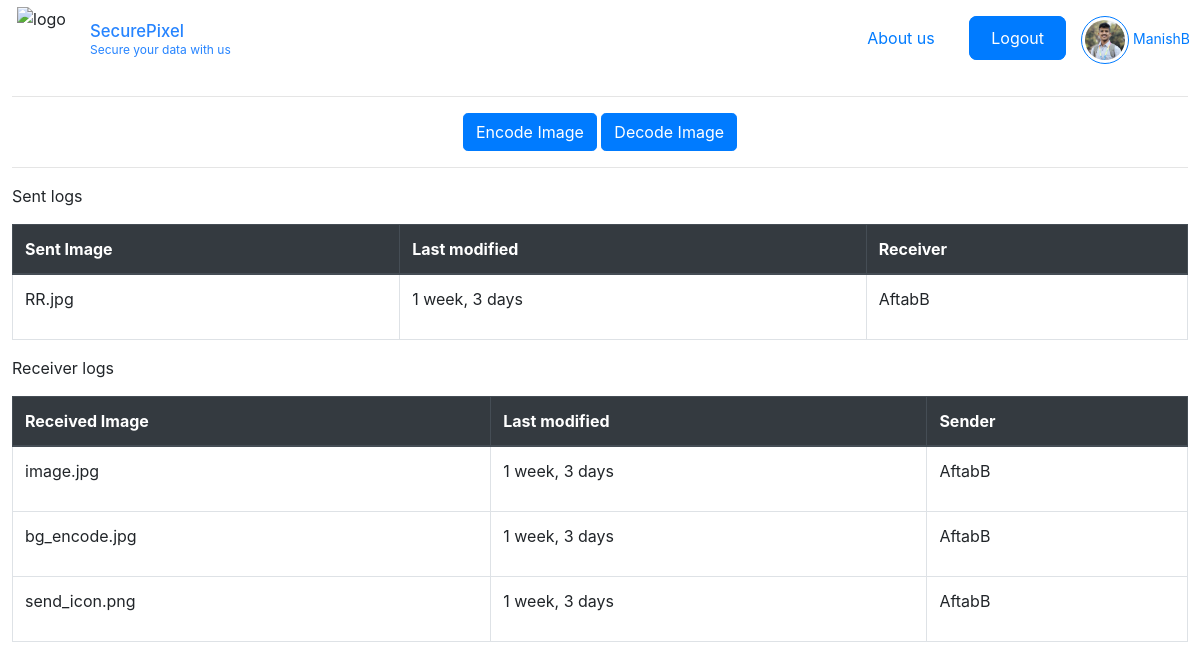
The page /landing/ (signed in) on the database its author committed.
### base/models.py (models this page shows, shortened)
class UserRegistration(models.Model):
    user = models.OneToOneField(User, on_delete=models.CASCADE)
    email = models.CharField(max_length=128, null=True)
    profile_picture = models.ImageField(upload_to='profile_pictures/', null=True, blank=True)

class steganography(models.Model):
    sender = models.ForeignKey(User, on_delete=models.CASCADE, related_name='sent_steg')
    receiver = models.ForeignKey(User, on_delete=models.CASCADE, related_name='received_Steg')
    image = models.ImageField(upload_to='originalImages/')
    message = models.TextField()
    dest = models.CharField(max_length=128)
    created = models.DateTimeField(auto_now_add=True)
    updated = models.DateTimeField(auto_now=True)
    encoded_img = models.ImageField(null=True, blank=True, upload_to='stegoImages/')

### base/views.py (the view)
# urls.py: path('landing/', views.userLanding, name = 'landing')
def userLanding(request):
    user = request.user
    sent_records = steganography.objects.filter(sender=user).order_by('-created')
    records_found_s = any(request.user == record.sender for record in sent_records)
    receiver_records = steganography.objects.filter(receiver=user).order_by('-created')
    records_found_r = any(request.user == record.receiver for record in receiver_records)
    for record in sent_records:
        record.image_name = record.image.url.split("/")[-1]
    for record in receiver_records:
        record.image_name = record.image.url.split("/")[-1]
    return render(request, 'base/userLanding.html', {'sent_records': sent_records, 'receiver_records': receiver_records, 'records_found_r': records_found_r, 'records_found_s': records_found_s })

### base/templates/base/userLanding.html (shortened to what this page needs)
{% extends 'main.html' %} {% block content %}
<div style="margin:1%">
  <hr>
  <div class="text-center">
    <a href="{% url 'encode-img' %}" class="btn btn-primary rounded-lg">Encode Image</a>
    <a href="{% url 'decode-img' %}" class="btn btn-primary rounded-lg">Decode Image</a>
  </div>
  <hr>
  <p>Sent logs</p>
  <table class="table table-bordered">
    <thead class="thead-dark">
      <tr>
        <th>Sent Image</th>
        <th>Last modified</th>
        <th>Receiver</th>
      </tr>
    </thead>
    <tbody>
      {% for record in sent_records %}
        {% if request.user == record.sender %}
          <tr>
            <td>{{ record.image_name }}</td>
            <td>
              <p>{{ record.updated | timesince}}</p>
            </td>
            <td>
              <p>{{ record.receiver }}</p>
            </td>
          </tr>
        {% endif %}
      {% endfor %}
    </tbody>
  </table>
  <p>Receiver logs</p>
  <table class="table table-bordered">
    <thead class="thead-dark">
      <tr>
        <th>Received Image</th>
        <th>Last modified</th>
        <th>Sender</th>
      </tr>
    </thead>
    <tbody>
      {% for record in receiver_records %}
        {% if request.user == record.receiver %}
          <tr>
            <td>{{ record.image_name }}</td>
            <td>
              <p>{{ record.updated | timesince}}</p>
            </td>
            <td>
              <p>{{ record.sender }}</p>
            </td>
          </tr>
        {% endif %}
      {% endfor %}
    </tbody>
  </table>
</div>
{% endblock content %}

### templates/navbar.html (shortened to what this page needs)
<!-- <a href="/">
    <h1>SecurePixel</h1>
</a>
{% load static %} -->
<div class="header">
    <div class="logoAndName">
      <img
        class="logo"
        src="https://res.cloudinary.com/dzy2zn0mz/image/upload/v1698769946/SecurePixel/Images/logo.png"
        alt="logo"
      />
      <div class="title">
        <a href="/"><h3>SecurePixel</h3></a>
        <span>Secure your data with us</span>
      </div>
    </div>
    <div class="links">
      <nav>
            {% if user.is_authenticated %}
                <a href="https://www.google.com" target id="about">About us</a>
                <a href="{% url 'logout' %}" target id="sign">Logout</a>
                {% if user.userregistration.profile_picture %}
                <a href="{% url 'landing' %}" target id="profile">
                    <div class="profile-box">
                      <img src="{{user.userregistration.profile_picture.url }}" alt="Profile Image" class="profile-image" />
                    </div>
                    <small>{{user.username}}</small>
                {% else %}
                    <img src="https://res.cloudinary.com/dzy2zn0mz/image/upload/v1698769945/SecurePixel/Images/profile.png" alt="Profile Image" class="profile-image" />
                {% endif %}
                </a>
            {% else %}
                <a href="https://www.google.com" target id="about">About us</a>
                <a href="{% url 'sign-up' %}" target id="sign">Sign up</a>
                <a href="{% url 'sign-in' %}" target id="sign">Sign In</a>
            {% endif %}
      </nav>
    </div>
  </div>

### static/styles/main.css (style rules this page uses)
.logo { position: relative; width: 80px; height: 80px; padding: 3%; }
.header { background: transparent; padding: 10px; display: flex; justify-content: space-between; align-items: center; height: 10vh; }
.logoAndName { display: flex; align-items: center; width: 20%; }
.title h3, span { color: #2684ff; font-size: smaller; width: 100%; margin: 0; }
.title { display: flex; box-sizing: border-box; justify-items: center; flex-direction: column; font-size: 20px; }
.links #about { border: none; font-size: 1rem; margin-right: 10px; }
.links nav a { text-decoration: none; font-size: 1rem; padding: 10px 20px; border: 2px solid #007bff; border-radius: 8px; color: #007bff; transition: all 0.3s ease; }
.links nav a#sign { background-color: #007bff; color: white; margin-right: 10px; }
.profile-box { padding: 3px; display: inline-block; border: 1px solid #007bff; border-radius: 50%; text-align: center; }
.profile-image { width: 40px; height: 40px; border-radius: 50%; object-fit: cover; }
#profile { border: none; padding: 0; }
span { font-size: 12px; }

### rows shown on the page
steganography: image_name "RR.jpg", updated "1 week, 3 days", receiver "AftabB"
steganography: image_name "image.jpg", updated "1 week, 3 days", sender "AftabB"
steganography: image_name "bg_encode.jpg", updated "1 week, 3 days", sender "AftabB"
steganography: image_name "send_icon.png", updated "1 week, 3 days", sender "AftabB"

### other values the page prints
{{ user.username }} "ManishB"
